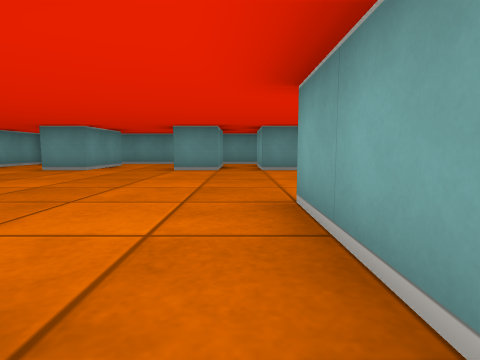
view 1 (above)

17 first-person views from a walk through a cub3D level. The camera is about half as high as the walls, tilts 6° down and sees 80° across. The floor is counted in squares. Each view is taken from the middle of a square. On the plan, view 1 faces up. The plan holds only what a view shows up to about 9 squares ahead; the rest is blank.

view 2
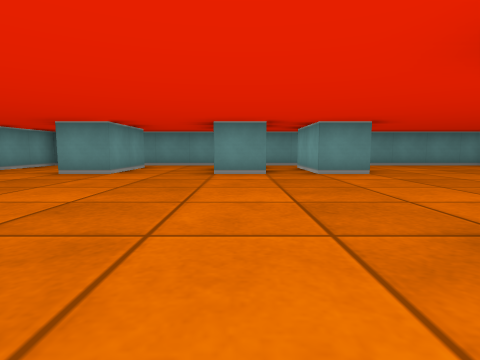

view 3
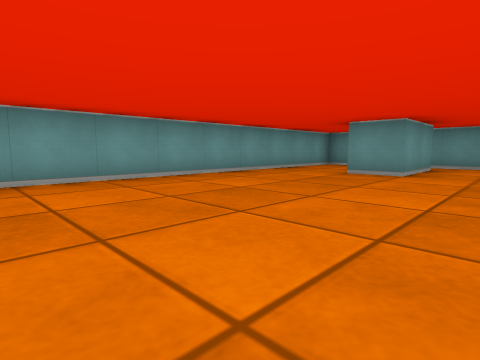

view 4
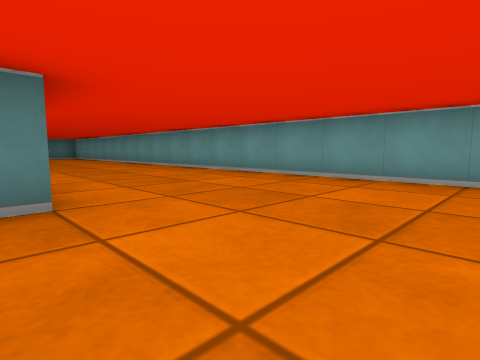

view 5
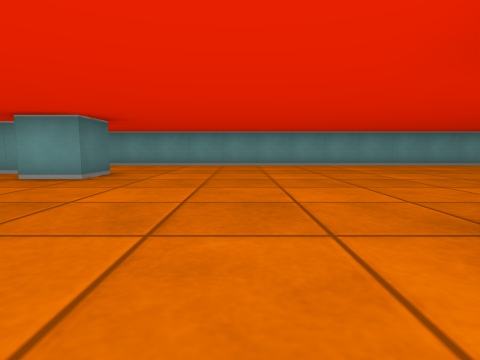

view 6
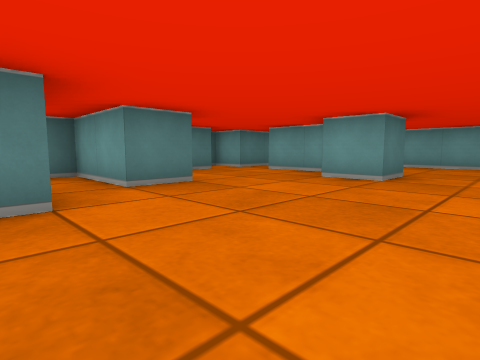

view 7
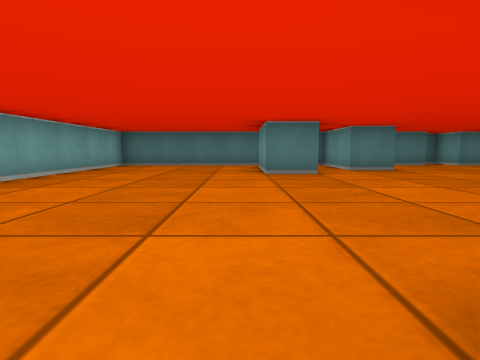

view 8
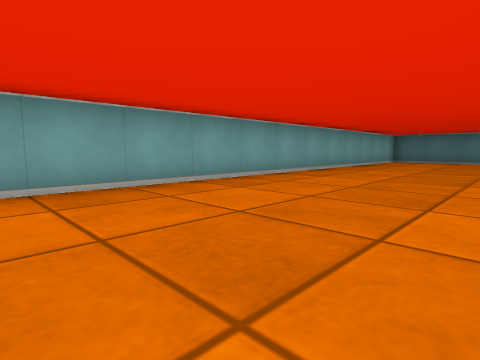

view 9
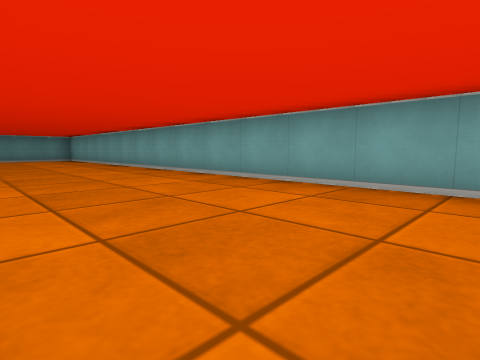

view 10
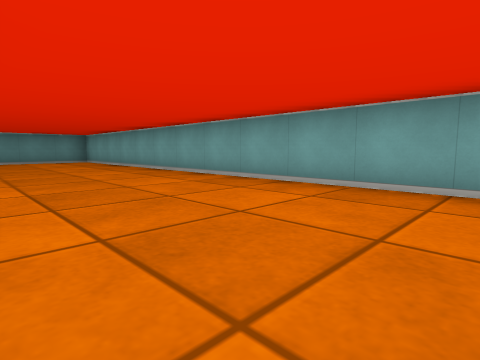

view 11
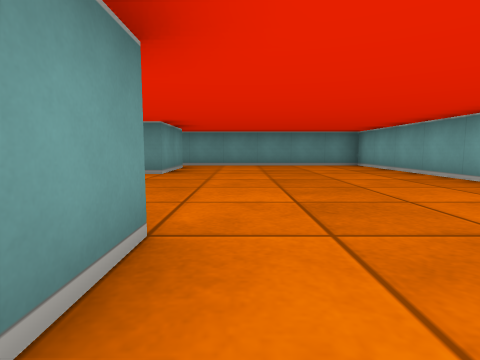

view 12
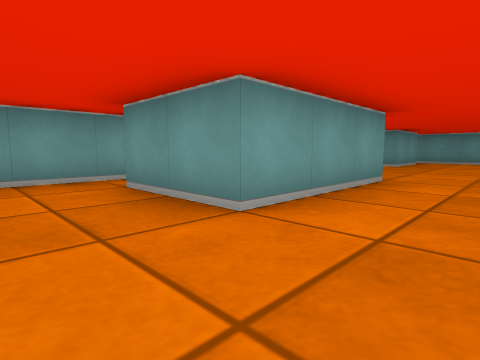

view 13
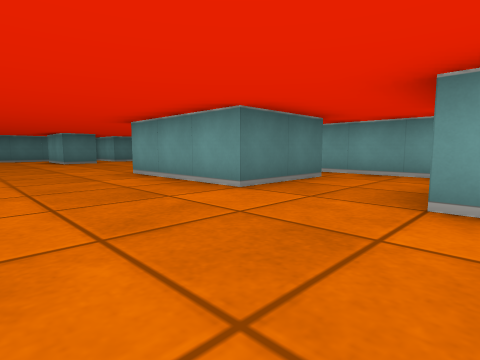

view 14
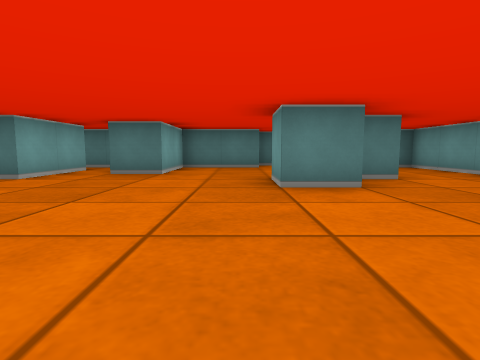

view 15
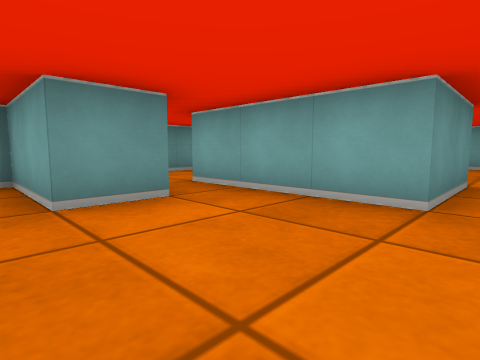

view 16
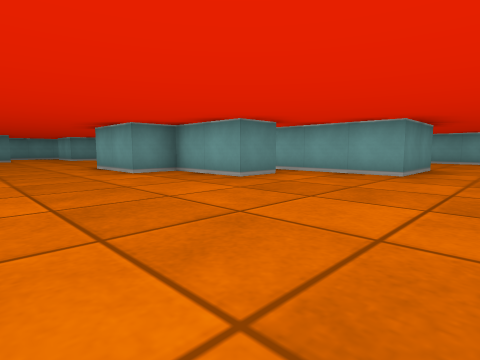

view 17
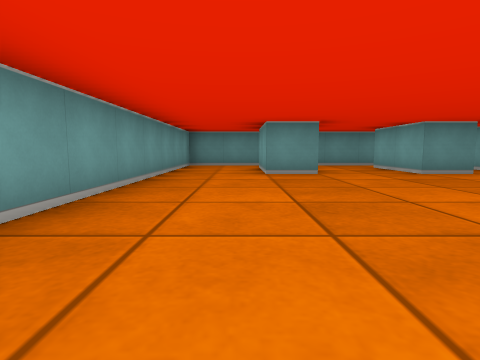

### Floor plan
Points are (right, up) in squares from view 1. A wall is a line through its corners. A room is listed if a view was taken in it or the views show most of it. See-through windows are left out.
Room 1 (view 1)
walls: (2.5, -0.5) (0.5, -0.5); (-0.5, 0) (-0.5, -3.1); (0.5, -3.5) (0.5, -2.5) (2.5, -2.5)
ways out: opening at (0, -3) to room 2; opening at (0, 0) to room 2; opening at (1.5, -1.5) to room 2
Room 2 (views 2, 3, 4, 5, 6, 7, 8, 9, 10, 11, 12, 13, 14, 15, 16, 17)
walls: (-0.4, -3.5) (-1.5, -3.5) (-1.5, -1.5) (-2.5, -1.5) (-2.5, 0.5) (-2.1, 0.5); (2.5, -2.5) (2.5, -5.5) (0.5, -5.5) (0.5, -3.5); (0.5, 0.5) (0.5, 2.5); (-3.6, -9.5) (-2.5, -9.5) (-2.5, -10.5); (2.5, 2.6) (2.5, -0.5); (1.5, -11.5) (1.5, -10.5) (2.5, -10.5) (2.5, -12.5); (-3.5, -11) (-3.5, -12.5); (-4.6, -10.5) (-3.9, -10.5); (2.5, -13.5) (6.5, -13.5) (6.5, 9.5) (1.5, 9.5); (-2.6, -13.5) (-0.5, -13.5) (-0.5, -11.5) (0.5, -11.5); (-0.5, 6.5) (-1.5, 6.5); (-3.5, 6.5) (-4.5, 6.5) (-4.5, 8.5); (1.5, 8.5) (1.5, 6.5) (0.5, 6.5); (-6.5, 8.5) (-6.5, -13.5) (-3.5, -13.5) (-3.5, -14.5) (-2.5, -14.5)
ways out: opening at (0, -3) to room 1; opening at (0, 0) to room 1; opening at (1.5, -1.5) to room 1; opening at (-2.5, 7.5) to room 3; opening at (0, 7.5) to room 4; opening at (1, 9) to room 4; opening at (1, -12) to room 5; opening at (2, -13) to room 5; opening at (-5.5, 7.5) to room 6
Room 3 (no view inside)
walls: (-3.5, 8.5) (-3.5, 6.5); (-1.5, 6.5) (-1.5, 8.5); (-1.5, 9.5) (-4.5, 9.5)
ways out: opening at (-2.5, 7.5) to room 2; opening at (-1, 9) to room 4; opening at (-4, 9) to room 6
Room 4 (no view inside)
walls: (-0.5, 8.1) (-0.5, 6.5); (0.5, 6.5) (0.5, 8.5); (1.5, 9.5) (-1.5, 9.5)
ways out: opening at (0, 7.5) to room 2; opening at (1, 9) to room 2; opening at (-1, 9) to room 3
Room 5 (no view inside)
walls: (1.5, -12.5) (1.5, -11.5); (0.5, -11.5) (0.5, -13.5) (2.5, -13.5)
ways out: opening at (1, -12) to room 2; opening at (2, -13) to room 2
Room 6 (no view inside)
walls: (-4.5, 9.5) (-6.5, 9.5) (-6.5, 8.5)
ways out: opening at (-5.5, 7.5) to room 2; opening at (-4, 9) to room 3

Positions as (right, up) in squares from view 1, and headings:
1: (0, 0), facing up
2: (-1, 1), facing up
3: (-2, 1), facing up-left
4: (-2, 3), facing down-left
5: (2, -7), facing left
6: (2, -8), facing down-left
7: (3, -5), facing down
8: (3, -2), facing down-right
9: (3, -4), facing up-right
10: (3, -2), facing up-right
11: (3, 1), facing up
12: (4, -2), facing up-left
13: (5, 0), facing down-left
14: (-2, -6), facing down
15: (-2, -6), facing up-right
16: (-5, -7), facing up-right
17: (-5, 1), facing up
